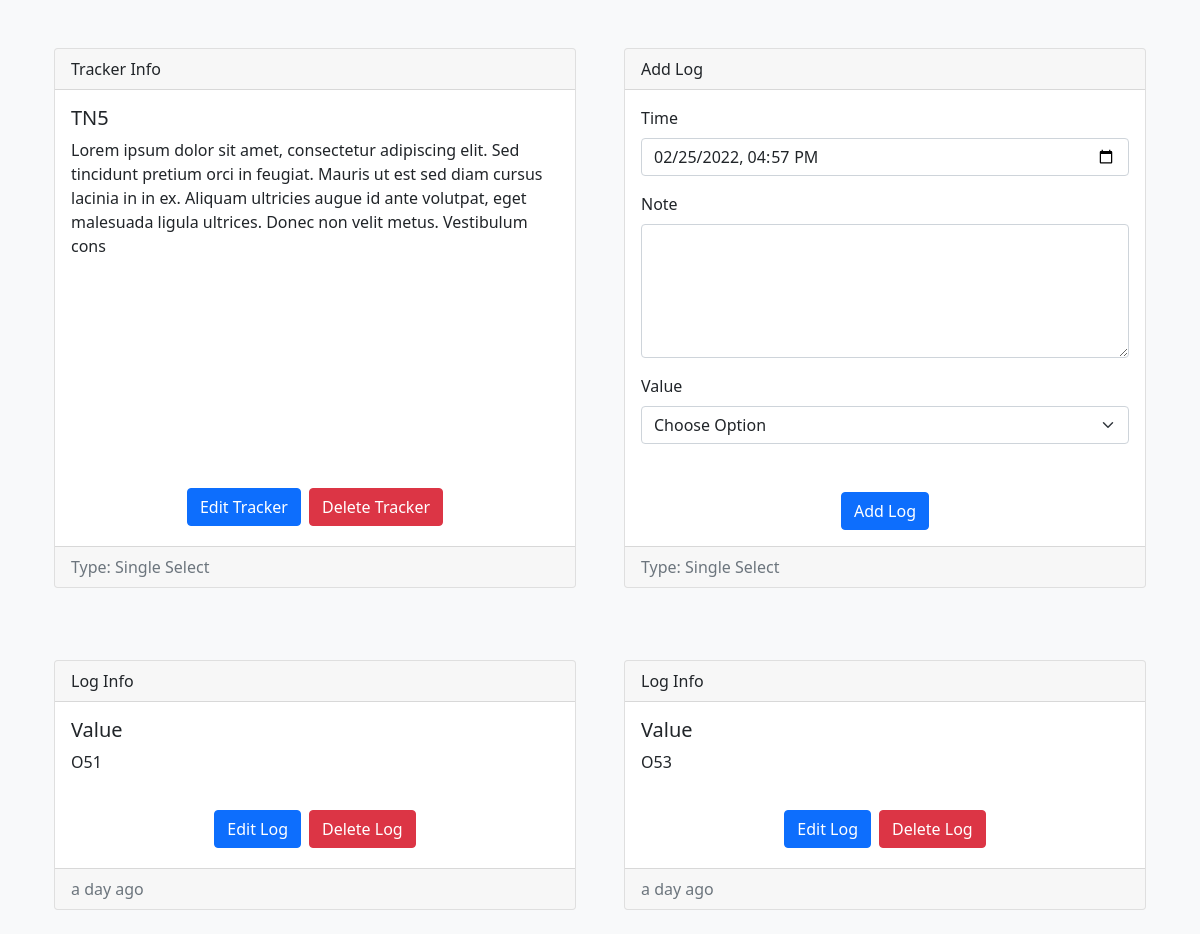
/trackers/view?id=5 (signed in), run on an earlier commit of the app's database.
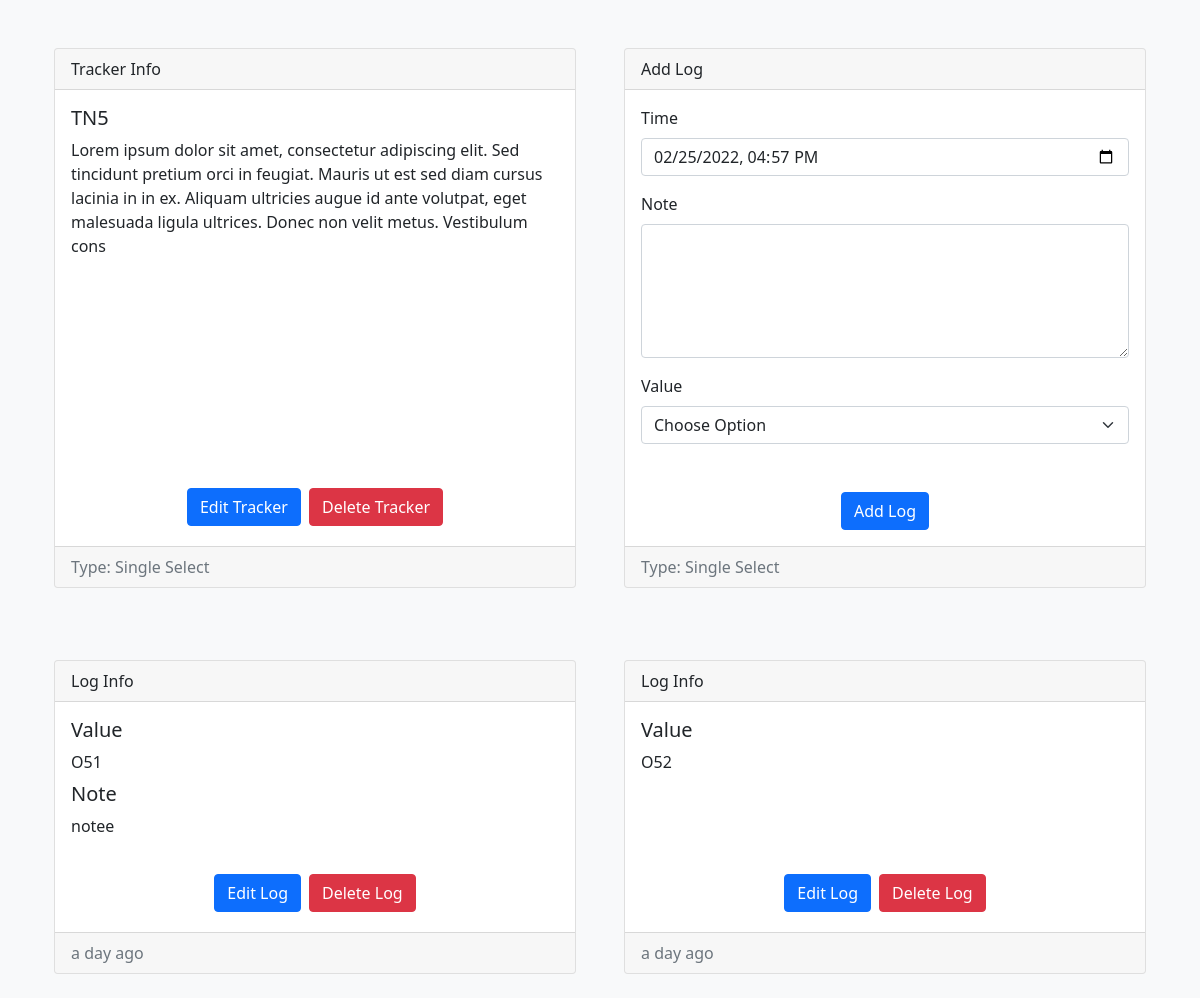
And on a later commit of the database.
### models/models.py (models this page shows)
class TrackerModel(db.Model):
    __tablename__ = "trackers"
    t_id = db.Column(db.Integer(), primary_key=True)
    t_name = db.Column(db.String(64), nullable=False)
    t_desc = db.Column(db.String(256))
    t_type = db.Column(db.Integer(), db.ForeignKey("tracker_types.tt_id", ondelete="CASCADE"), nullable=False)
    t_user = db.Column(db.Integer(), db.ForeignKey("users.id", ondelete="CASCADE"), nullable=False)
    t_type_name = db.relationship("TrackerTypes", uselist=False)
    t_unit = db.relationship("TrackerUnit", cascade="all, delete", uselist=False)
    t_options = db.relationship("TrackerOptions", cascade="all, delete")
    t_logs = db.relationship("TrackerLogs", cascade="all, delete")

class TrackerTypes(db.Model):
    __tablename__ = "tracker_types"
    tt_id = db.Column(db.Integer(), primary_key=True, autoincrement=True)
    tt_name = db.Column(db.String(64), unique=True, nullable=False)

class TrackerLogs(db.Model):
    __tablename__ = "tracker_logs"
    tl_id = db.Column(db.Integer(), primary_key=True, autoincrement=True)
    tl_time = db.Column(db.DateTime(), nullable=False)
    tl_note = db.Column(db.String(256))
    tl_tracker = db.Column(db.Integer(), db.ForeignKey("trackers.t_id", ondelete="CASCADE"), nullable=False)
    tl_vals = db.relationship("TrackerValues", cascade="all, delete")

class TrackerValues(db.Model):
    __tablename__ = "tracker_vals"
    tv_id = db.Column(db.Integer(), primary_key=True, autoincrement=True)
    tv_val = db.Column(db.Numeric(10, 2), nullable=False)
    tv_log = db.Column(db.Integer(), db.ForeignKey("tracker_logs.tl_id", ondelete="CASCADE"), nullable=False)

class TrackerOptions(db.Model):
    __tablename__ = "tracker_options"
    to_id = db.Column(db.Integer(), primary_key=True, autoincrement=True)
    to_name = db.Column(db.String(64), nullable=False)
    to_tracker = db.Column(db.Integer(), db.ForeignKey("trackers.t_id", ondelete="CASCADE"), nullable=False)

### views/views.py (the view, shortened to what this page needs)
@app.route("/trackers/view", methods=["GET", "POST"])
@login_required
def trackers_view():
    t_id = request.args.get("id", "")
    if not (t_id.isdigit()):
        flash("Invalid Tracker", "danger")
        return redirect("/trackers")
    t_id = int(t_id)
    tracker = TrackerModel.query.filter(TrackerModel.t_id == t_id, TrackerModel.t_user == current_user.id).first()
    if not tracker:
        flash("Invalid Tracker", "danger")
        return redirect("/trackers")
    options = {x.to_id: x.to_name for x in tracker.t_options}
    return render_template("trackers/view.html", user=current_user, tracker=tracker, options=options)

### auth/auth.py (called while the page is built)
@login.user_loader
def load_user(id):
    return UserModel.query.get(int(id))

### templates/filters/filters.py (called while the page is built)
@app.template_filter()
def pretty_datetime(datetime):
    return naturaltime(datetime)

### templates/trackers/view.html (shortened to what this page needs)
<!DOCTYPE html>
<html lang="en">
    <head>
        <link rel="stylesheet" href="{{ url_for('static', filename='css/bootstrap.min.css')}}">
        <link rel="stylesheet" href="{{ url_for('static', filename='css/fontawesome.all.min.css')}}">
        <link rel="stylesheet" href="{{ url_for('static', filename='css/tracker_view.css')}}">
    </head>
    <body class="bg-light">
        <div class="container">
            <div class="row equal bg-light mt-4">
                <div class="col-sm-12 col-md-12 col-lg-6 col-xl-6 d-flex justify-content-center p-4">
                    <div class="card flex-fill">
                        <div class="card-header">Tracker Info</div>
                        <div class="card-body">
                            <h5 class="card-title">{{ tracker.t_name }}</h5>
                            <p class="card-text">{{ tracker.t_desc }}</p>
                        </div>
                        <div class="card-body d-flex justify-content-center align-items-end">
                            <a href="/trackers/edit?id={{ tracker.t_id }}" class="btn btn-primary m-1">Edit Tracker</a>
                            <form action="" method="POST" style="display: inline;">
                                <button type="submit" class="btn btn-danger m-1">Delete Tracker</button>
                            </form>
                        </div>
                        <div class="card-footer text-muted">
                            <span>Type: {{ tracker.t_type_name.tt_name }}</span>
                        </div>
                    </div>
                </div>
                <div class="col-sm-12 col-md-12 col-lg-6 col-xl-6 d-flex justify-content-center p-4">
                    <div class="card flex-fill">
                        <form action="" method="POST" style="width: 100%;">
                            <div class="card-header">Add Log</div>
                            <div class="card-body">
                                <div class="mb-3">
                                    <label for="tl_time" class="form-label">Time</label>
                                    <input type="datetime-local" class="form-control" id="tl_time" name="tl_time" required>
                                </div>
                                <div class="mb-3">
                                    <label for="tl_note" class="form-label">Note</label>
                                    <textarea rows="5" class="form-control" id="tl_note" name="tl_note" maxlength="256"></textarea>
                                </div>
                                {% if tracker.t_type_name.tt_name == "Boolean" %}
                                <label for="tl_val" class="form-label">Value</label>
                                <div class="mb-3">
                                    <select id="tl_val" name="tl_val" class="form-select" required>
                                        <option value="1" selected>Yes</option>
                                        <option value="0">No</option>
                                    </select>
                                </div>
                                {% elif tracker.t_type_name.tt_name == "Integer" %}
                                <label for="tl_val" class="form-label">Value</label>
                                <div class="input-group mb-3">
                                    <input type="number" step="1" id="tl_val" name="tl_val" class="form-control" aria-describedby="tl_unit" required>
                                    <span class="input-group-text" id="tl_unit">{{ tracker.t_unit.tu_name }}</span>
                                </div>
                                {% elif tracker.t_type_name.tt_name == "Decimal" %}
                                <label for="tl_val" class="form-label">Value</label>
                                <div class="input-group mb-3">
                                    <input type="number" step="0.01" id="tl_val" name="tl_val" class="form-control" aria-describedby="tl_unit" required>
                                    <span class="input-group-text" id="tl_unit">{{ tracker.t_unit.tu_name }}</span>
                                </div>
                                {% elif tracker.t_type_name.tt_name == "Single Select" %}
                                <label for="tl_val" class="form-label">Value</label>
                                <div class="mb-3">
                                    <select id="tl_val" name="tl_val" class="form-select" required>
                                        <option value="" selected hidden disabled>Choose Option</option>
                                    </select>
                                </div>
                                {% endif %}
                            </div>
                            <div class="card-body d-flex justify-content-center align-items-end">
                                <button type="submit" class="btn btn-primary">Add Log</button>
                            </div>
                            <div class="card-footer text-muted">
                                <span>Type: {{ tracker.t_type_name.tt_name }}</span>
                            </div>
                        </form>
                    </div>
                </div>
            </div>
        </div>
        <div class="container">
            <div class="row equal bg-light mt-4">
                {% for log in tracker.t_logs %}
                <div class="col-sm-12 col-md-12 col-lg-6 col-xl-6 d-flex justify-content-center p-4">
                    <div class="card flex-fill">
                        <div class="card-header">Log Info</div>
                        <div class="card-body">
                            <h5 class="card-title">
                                {% if tracker.t_type_name.tt_name == "Multi Select" %}
                                Values
                                {% else %}
                                Value
                                {% endif %}
                            </h5>
                            <div class="card-text">
                                {% for val in log.tl_vals %}
                                <div>
                                    {% if tracker.t_type_name.tt_name == "Boolean" %}
                                        {% if val.tv_val | int == 1 %}
                                        Yes
                                        {% elif val.tv_val | int == 0 %}
                                        No
                                        {% endif %}
                                    {% elif tracker.t_type_name.tt_name == "Integer" %}
                                        {{ val.tv_val | int }}
                                    {% elif tracker.t_type_name.tt_name == "Decimal" %}
                                        {{ val.tv_val | round(2) }}
                                    {% elif tracker.t_type_name.tt_name == "Duration" %}
                                        Hours: {{ val.tv_val // 3600 }} | Minutes: {{ (val.tv_val % 3600) // 60 }} | Seconds: {{ (val.tv_val % 60) | int }}
                                    {% elif tracker.t_type_name.tt_name == "Single Select" %}
                                        {{ options[val.tv_val | int] }}
                                    {% elif tracker.t_type_name.tt_name == "Multi Select" %}
                                        {{ options[val.tv_val | int] }}
                                    {% endif %}
                                </div>
                                {% endfor %}
                            </div>
                            {% if log.tl_note | length > 0 %}
                            <h5 class="card-title pt-2">Note</h5>
                            <div class="card-text">{{ log.tl_note }}</div>
                            {% endif %}
                        </div>
                        <div class="card-body d-flex justify-content-center align-items-end">
                            <a href="/trackers/log/edit?tid={{ tracker.t_id }}&lid={{ log.tl_id }}" class="btn btn-primary m-1">Edit Log</a>
                            <form action="" method="POST" style="display: inline;">
                                <button type="submit" class="btn btn-danger m-1">Delete Log</button>
                            </form>
                        </div>
                        <div class="card-footer text-muted">
                            {{ log.tl_time | pretty_datetime }}
                        </div>
                    </div>
                </div>
                {% endfor %}
            </div>
        </div>
    </body>
</html>

### static/css/tracker_view.css (style rules this page uses)
.card { transition: transform 0.2s ease; }

What changed in the data, as far as the page shows it:
changed TrackerLogs: tl_note (not shown) → "notee"
changed TrackerValues (number 2 of 2 on the later page): tv_val.to_name "O53" → "O52"
